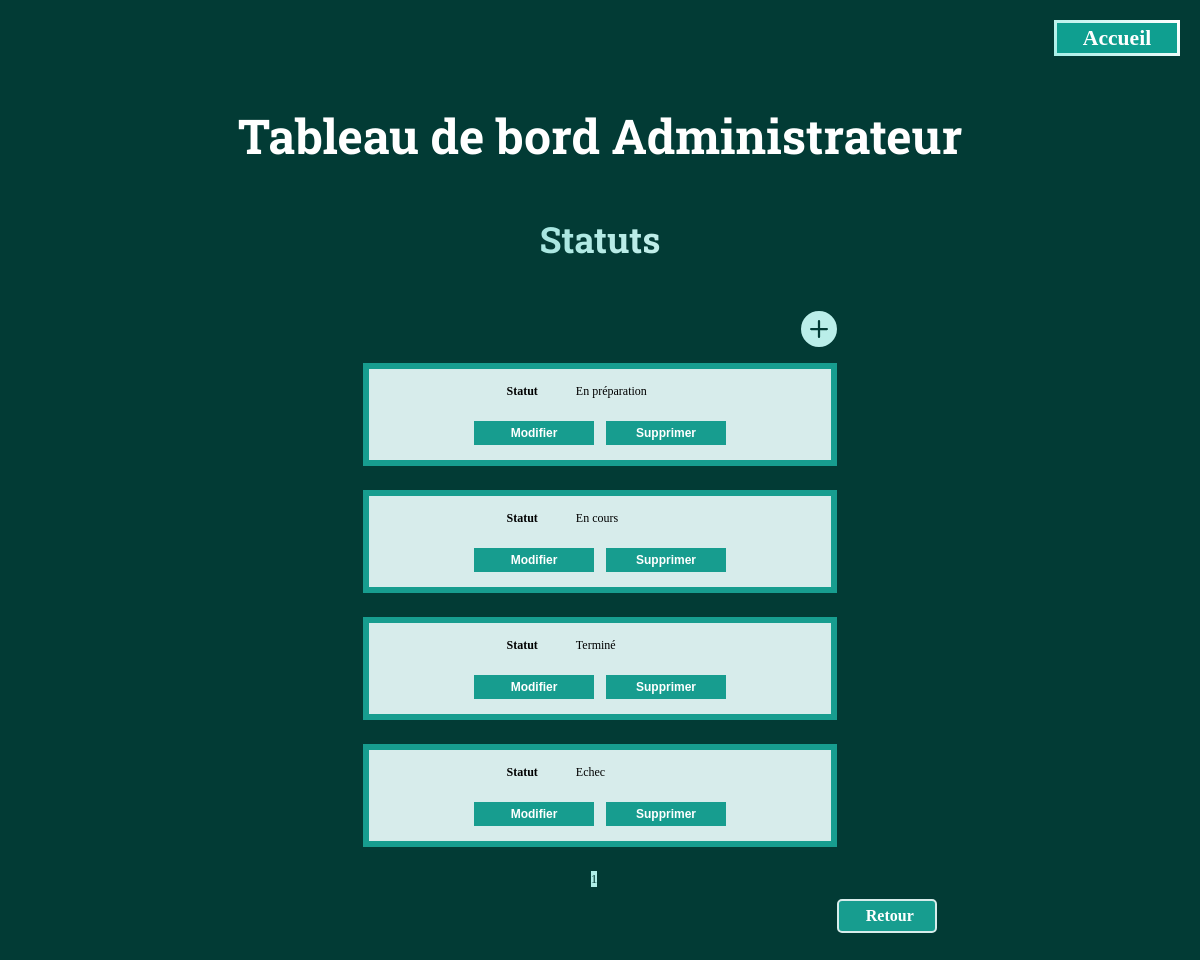
Screenshot of /app/views/edit-table/editStatusTable.php (signed in) with the database file from the repository.
### tables this page shows
CREATE TABLE MissionStatuses
(
    id INT PRIMARY KEY NOT NULL AUTO_INCREMENT,
    status VARCHAR(150) NOT NULL
);

### app/classes/MissionStatus.php (called while the page is built, shortened)
<?php
class MissionStatus
{
    private string $status;
    private static \PDO $pdo;
    private static array $missionStatuses = [];
    public function __construct($pdo, int $id = NULL, string $status = '')
    {
        self::$pdo = $pdo;
        $this->status = $status;
        self::$missionStatuses[$id] = $this;
    }
    public static function getAllMissionStatusesPagination(int $page, int $perPage): array
    {
        $offset = ($page - 1) * $perPage;
        $query = "SELECT * FROM MissionStatuses LIMIT :perPage OFFSET :offset";
        $stmt = self::$pdo->prepare($query);
        $stmt->bindValue(':perPage', $perPage, \PDO::PARAM_INT);
        $stmt->bindValue(':offset', $offset, \PDO::PARAM_INT);
        $stmt->execute();
        $missionStatusesData = $stmt->fetchAll(\PDO::FETCH_ASSOC);
        $missionStatuses = [];
        foreach ($missionStatusesData as $missionStatusData) {
            $missionStatusId = $missionStatusData['id'];
            if (!isset(self::$missionStatuses[$missionStatusId])) {
                $missionStatus = new MissionStatus(self::$pdo, $missionStatusId, $missionStatusData['status']);
                self::$missionStatuses[$missionStatusId] = $missionStatus;
            }
            $missionStatuses[] = self::$missionStatuses[$missionStatusId];
        }
        return $missionStatuses;
    }
    public static function countMissionStatuses(): int
    {
        $query = "SELECT COUNT(*) AS total FROM MissionStatuses";
        $stmt = self::$pdo->prepare($query);
        $stmt->execute();
        $result = $stmt->fetch(\PDO::FETCH_ASSOC);
        return (int) $result['total'];
    }
    public function getStatus(): string
    {
        return $this->status;
    }
}

### app/views/edit-table/editStatusTable.php (the view, shortened to what this page needs)
<?php
include_once "../../classes/MissionStatus.php";
$missionStatusObj = new MissionStatus($pdo);
$page = isset($_GET['page']) ? $_GET['page'] : 1;
$perPage = 4;
$totalItems = $missionStatusObj::countMissionStatuses();
$totalPages = ceil($totalItems / $perPage);
$missionStatuses = $missionStatusObj::getAllMissionStatusesPagination($page, $perPage);
?>
<!DOCTYPE html>
<html lang="fr">
<head>
    <link rel="stylesheet" href="../../../public/css/dashboard.css">
</head>
<body>
    <header id="dashboardHeader">
        <div id="homeBtn">
            <a href="../home.php" id="homeBtnLink">Accueil</a>
        </div>
    </header>
    <h1>Tableau de bord Administrateur</h1>
    <h2>Statuts</h2>
    <?php if (isset($_SESSION['admin']) && $_SESSION['admin'] === true) : ?>
        <div class="plusItem">
            <a href="../dashboardCreate.php" class="plusLink">
                <svg xmlns="http://www.w3.org/2000/svg" width="3vw" height="3vw" fill="rgb(186, 238, 233)" class="bi bi-plus-circle-fill" viewBox="0 0 16 16">
                    <path d="M16 8A8 8 0 1 1 0 8a8 8 0 0 1 16 0zM8.5 4.5a.5.5 0 0 0-1 0v3h-3a.5.5 0 0 0 0 1h3v3a.5.5 0 0 0 1 0v-3h3a.5.5 0 0 0 0-1h-3v-3z"/>
                </svg>
            </a>
        </div>
        <?php foreach($missionStatuses as $missionStatus) { ?>
        <form method="POST" action="../../controllers/updateControllers/updateStatusController.php" class="editForm">
            <table class="editTable editTables">
                <tr>
                    <th scope="row" class="thTable">Statut</th>
                    <td class="tdTable">
                        <span id="missionStatus" class="tdContent"><?php echo $missionStatus->getStatus(); ?></span>
                    </td>
                </tr>
                <tr>
                    <td class="tbTable" colspan="2">
                        <div class="buttonsContainer">
                            <button class="button editButton" type="button" onClick="toggleEdit(this)">Modifier</button>
                            <button class="button deleteButton" type="button" data-url="../../controllers/deleteControllers/deleteStatusController.php">Supprimer</button>
                        </div>
                    </td>
                </tr>
            </table>
        </form>
    <?php } endif; ?>
    <div class="pagination">
        <?php
        $currentPage = isset($_GET['page']) ? $_GET['page'] : 1;
        for ($i = 1; $i <= $totalPages; $i++) {
            $activeClass = ($currentPage == $i) ? 'active' : '';
        ?>
            <a href="?page=<?php echo $i; ?>" class="paginationLink <?php echo $activeClass; ?>"><?php echo $i; ?></a>
        <?php } ?>
    </div>
    <div class="backButtonContainer">
        <a href="../../views/dashboardEdit.php" class="backButton">
            Retour
        </a>
    </div>
</body>
</html>

### public/css/dashboard.css (style rules this page uses)
body { background-color: rgb(2, 59, 53); }
#dashboardHeader { height: 5vw; margin: 0; padding: 0; width: 100%; display: flex; flex-direction: row; justify-content: end; align-items: center; }
#homeBtn { display: flex; align-items: center; justify-content: center; width: 10vw; height: 2.5vw; font-size: 1.8vw; background: rgb(15, 159, 144); border-style: solid; border-width: 0.3vw; border-image: linear-gradient(45deg, rgb(170, 239, 232), white) 1; margin-right: 1vw; }
#homeBtnLink { color: white; font-weight: bold; text-decoration: none; }
h1, h2 { display: flex; justify-content: center; margin-bottom: 4vw; margin-top: 3%; font-family: 'Roboto Slab', serif; color: white; }
h1 { font-size: 4vw; }
h2 { font-size: 3vw; background: linear-gradient(120deg,rgb(54, 199, 185) 0%,white 80%); background-clip: border-box; -webkit-background-clip: text; -webkit-text-fill-color: transparent; }
.plusLink { margin-left: 67%; }
.newDatasForm, .editTable, .editMissionTable { border: 0.5vw solid rgb(23, 157, 143); background-color: rgb(215, 236, 235); padding: 1vw; margin: auto; margin-top: 1vw; margin-bottom: 2vw; font-size: 1vw; }
.editTables { width: 40%; }
.thTable, .thMissionTable { text-align: right; padding-right: 1.5vw; }
.thTable { width: 40%; }
.tdTable { padding-left: 1.5vw; }
.button { width: 10vw; height: 2vw; font-size: 1vw; background-color: rgb(23, 157, 143); color: white; border: 1px solid rgb(23, 157, 143); font-weight: bold; cursor: pointer; margin-top: 1.5vw; }
.buttonsContainer { display: flex; justify-content: center; }
.editButton { margin-right: 0.5vw; }
.deleteButton { margin-left: 0.5vw; }
.pagination { width: 100%; display:flex; justify-content: center; }
.paginationLink { margin-right: 1vw; text-decoration: none; font-size: 1.1vw; }
.paginationLink:link { color: rgb(175, 238, 231); }
.paginationLink.active { background: rgb(175, 238, 231); color: rgb(2, 59, 53); }
.backButtonContainer { cursor: pointer; margin-left: 70%; margin-bottom: 3vw; margin-top: 1vw; display: flex; align-items: center; justify-content: center; text-align: center; width: 8vw; height: 2.5vw; background-color: rgb(23, 157, 143); border: 0.2vw solid rgb(215, 236, 235); border-radius: 5px; }
.backButton { color: white; font-weight: bold; margin-left: 0.5vw; text-decoration: none; display: flex; align-items: center; justify-content: center; }

### rows the page displays
missionstatuses: status "En préparation"
missionstatuses: status "En cours"
missionstatuses: status "Terminé"
missionstatuses: status "Echec"
